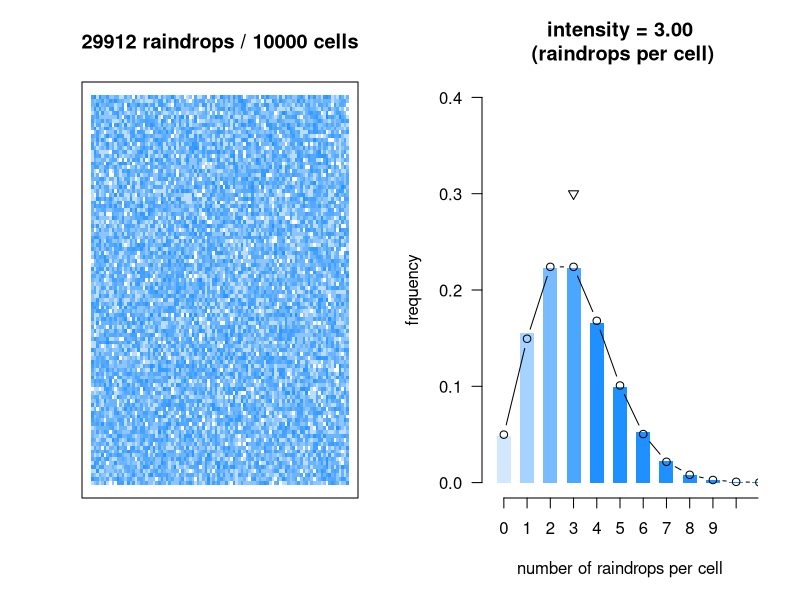
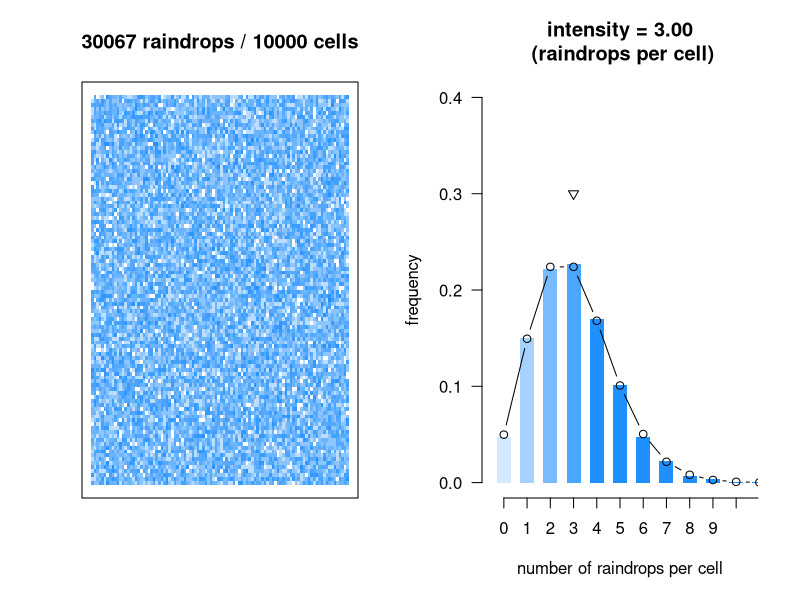
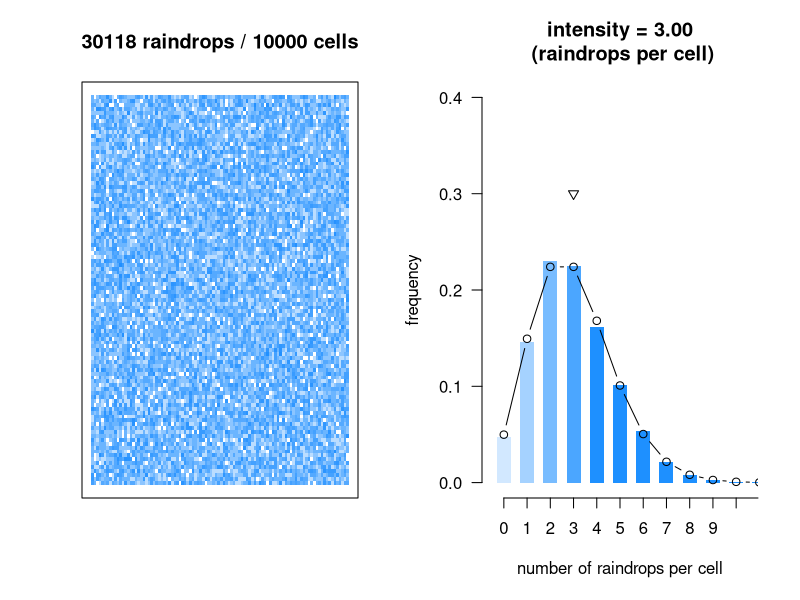
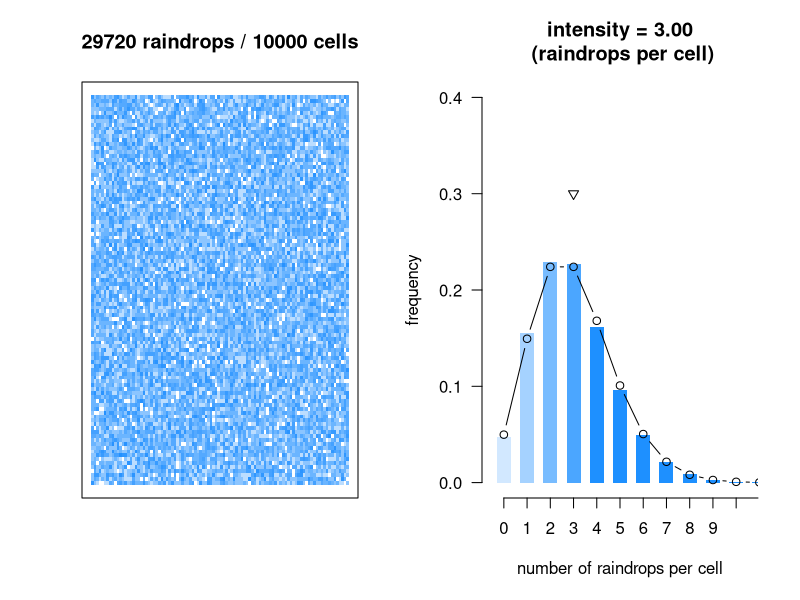
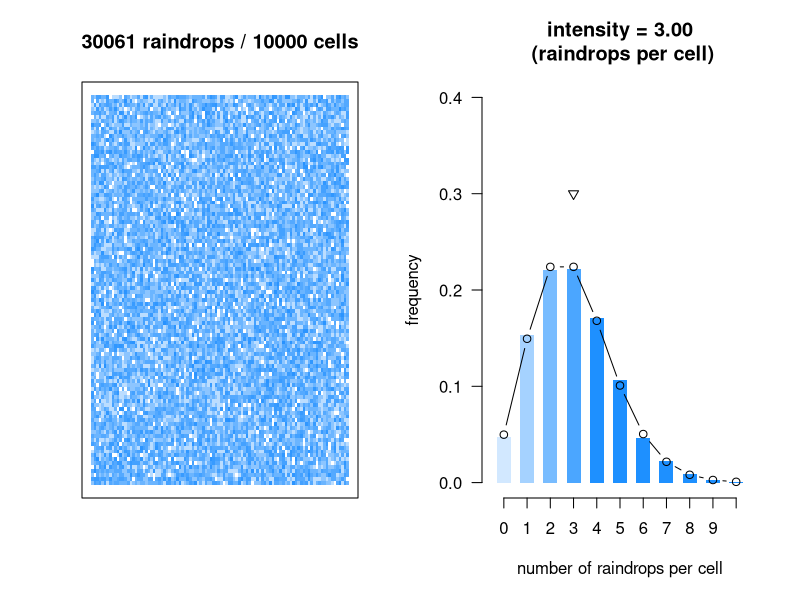
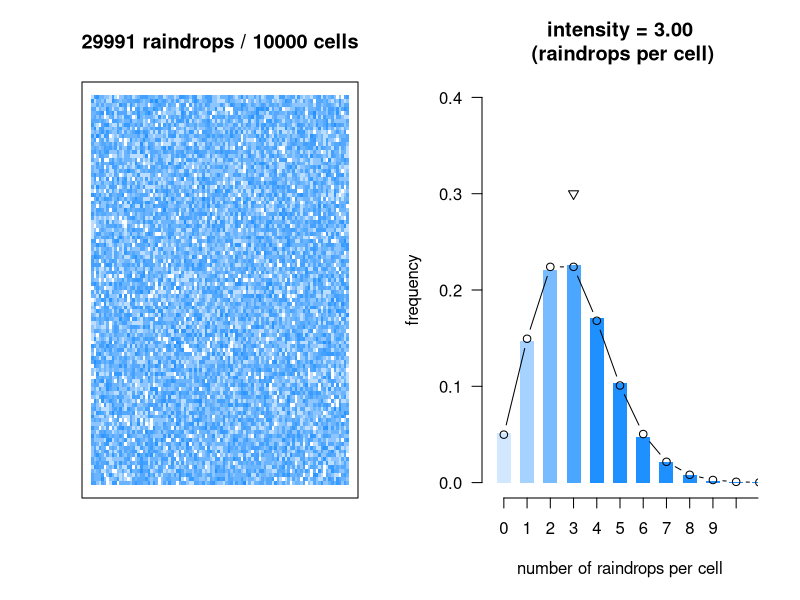
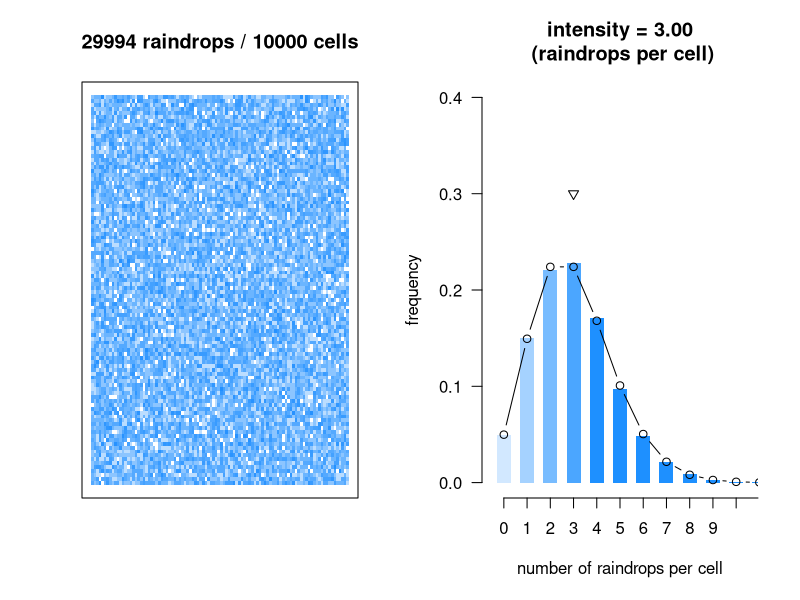
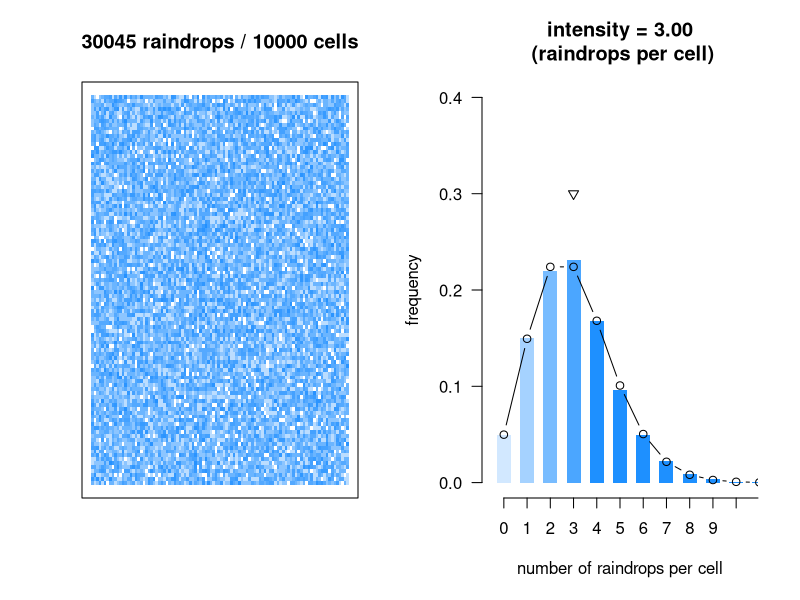

These figures' R source, in order:

cell <- function(i, j, delta, ...) {
  if (length(i) == 1) {
    polygon(c(i - delta, i + delta, i + delta, i - delta), 
      c(j - delta, j - delta, j + delta, j + delta),
      ...
    )
  } else {
    # for (k in 1:length(i)) cell(i[k], j[k], delta = delta, ...)
    lapply(1:length(i), function(z) cell(i[z], j[z], delta = delta, ...))
  }
}

col_alpha <- function (acol, alpha = 0.2) {
    acol <- col2rgb(acol)
    acol.red <- acol["red",]/255
    acol.green <- acol["green",]/255
    acol.blue <- acol["blue",]/255
    acol <- mapply(function(red, green, blue, alphas) rgb(red, green, blue, alphas), acol.red, acol.green, acol.blue, alpha)
    return(as.character(acol))
}

plot_scatter <- function(intensity, n_side = 10, save_png = FALSE, ...) {

  if (length(intensity) == 1) {

    n_cells <- n_side ^ 2

    n_drops <- rpois(1, lambda = intensity * n_cells)

    cell_id <- 1:n_cells
    x <- sample(1:n_side, n_drops, replace = TRUE)
    y <- sample(1:n_side, n_drops, replace = TRUE)

    par(mfrow = c(1, 2))
    plot(1, 1,
      xlim = c(1, n_side), ylim = c(1, n_side), pch = 15, cex = 1, col = NULL,
      main = paste0(n_drops, " raindrops / ", n_cells, " cells"), xaxt = "n", yaxt = "n", xlab = "", ylab = ""
    )

    cell(x, y, delta = 0.5, col = col_alpha("dodgerblue", 0.3), border = NA)

    counts <- x + n_side * (y - 1)

    counts <- sapply(cell_id, function(z) sum(counts == z))
    mean(counts)
    n_drops / n_cells

    props <- prop.table(table(counts))
    plot(1, 1, col = NULL, xaxt = "n", ylim = c(0, 0.4), frame.plot = FALSE, xlim = c(-0.5, 10 + 0.5), las = 1, ylab = "frequency", xlab = "number of raindrops per cell", main = paste0("intensity = ", sprintf("%.2f", intensity), "\n (raindrops per cell)"))
    del <- 0.3
    for (i in 1:length(props)) polygon(c((i - 1) - del, (i - 1) + del, (i - 1) + del, (i - 1) - del), c(0, 0, props[i], props[i]), col = col_alpha("dodgerblue", min(1, (i * 0.2))), border = NA)
    axis(1, at = 1:length(props) - 1, labels = 1:length(props) - 1)
    points(1:length(props) - 1, dpois(1:length(props) - 1, lambda = intensity), type = "b")
    points(intensity, 0.3, pch = 6)

  } else {

    if (save_png == TRUE) {
      for (i in 1:length(intensity)) {
        filename <- paste0("image_", sprintf("%04d", i), ".png")
        png(filename, height = 14.5, width = 26.5, res = 100, units = "cm")
        plot_scatter(intensity[i], n_side = n_side, ...)
        dev.off()
      }
      graphics.off()
    } else {
      for (j in 1:length(intensity)) {
        plot_scatter(intensity[j], n_side = n_side, ...)
      }
    }

  }

}

lambdas <- rep(3, 20)

plot_scatter(lambdas, n_side = 100, save_png = FALSE)
# system("convert image_*.png plot_100.gif") # animate with imagemagik
